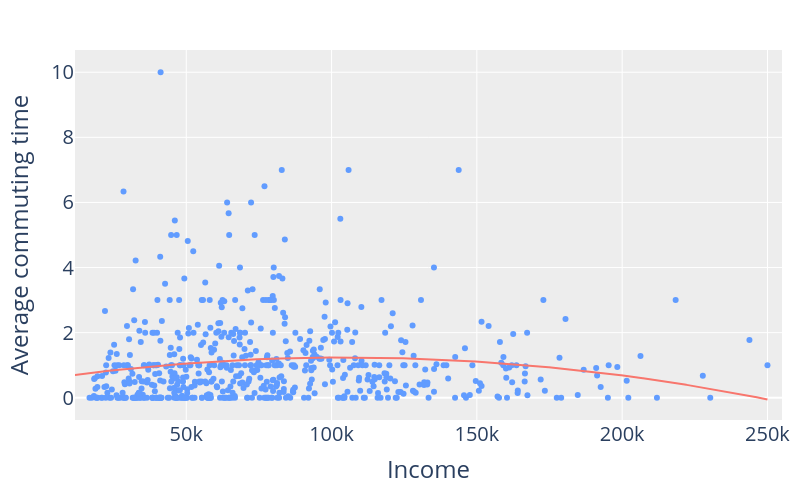

The cell this chart's notebook holds for it:
### Code cell
red = '#f8766d'
blue = '#619cff'

n_cameras = 5.612e-1+1.288e-5*x-6.132e-11*x**2

xs2 = np.linspace(incomes.min(), incomes.max(), int((incomes.max()-incomes.min())/100)+1)

fig = go.Figure()

fig.add_trace(
    go.Scatter(x=res.income, y=res.n_cameras,  mode='markers', marker=dict(
                        color=blue,
                    ),)
)


fig.add_trace(
    go.Scatter(x=xs2, y=[float(n_cameras.subs(x, i)) for i in xs2], marker=dict(
                        color=red,
                        line=dict(color=red, width=2)
                    ))
)




fig.update_layout(
        #xaxis=dict(title="Day of Week",
                   #x=0.5),
        yaxis=dict(title="Number of cameras encountered"),
        xaxis=dict(title="Income"),
        height=500, 
        width=800,
        #legend_title_text='Week type',
        margin=dict(l=75, r=10, t=50, b=80),
        showlegend=False,
        legend=dict(
                yanchor="bottom",
                y=-1,
                xanchor="left",
                x=0.35,
                orientation="h",
                font=dict(
                    #family="Courier",
                    size=24,
                   # color="black"
                ),
            ),
        font=dict(size=20), plot_bgcolor="#ededed",
        xaxis_range=[res.income.min()-5000, res.income.max()+5000],
    )

fig.write_image('./figure/cameras_per_income.png', scale=3)

fig

### Figure 1 — Plotly figure (JSON) as saved in the notebook; plotly's stock layout.template omitted (floating-point values rounded to 4 significant figures; data arrays with more than 128 entries replaced by an {"elided": "..."} marker saying what was removed)
{"data": [{"marker": {"color": "#619cff"}, "mode": "markers", "type": "scatter", "x": {"elided": "620 float values"}, "y": {"elided": "620 float values"}}, {"marker": {"color": "#f8766d", "line": {"color": "#f8766d", "width": 2}}, "type": "scatter", "x": {"elided": "2459 float values"}, "y": {"elided": "2459 float values"}}], "layout": {"font": {"size": 20}, "height": 500, "legend": {"font": {"size": 24}, "orientation": "h", "x": 0.35, "xanchor": "left", "y": -1, "yanchor": "bottom"}, "margin": {"b": 80, "l": 75, "r": 10, "t": 50}, "plot_bgcolor": "#ededed", "showlegend": false, "width": 800, "xaxis": {"range": [11712, 255001], "title": {"text": "Income"}}, "yaxis": {"title": {"text": "Average commuting time"}}}}
